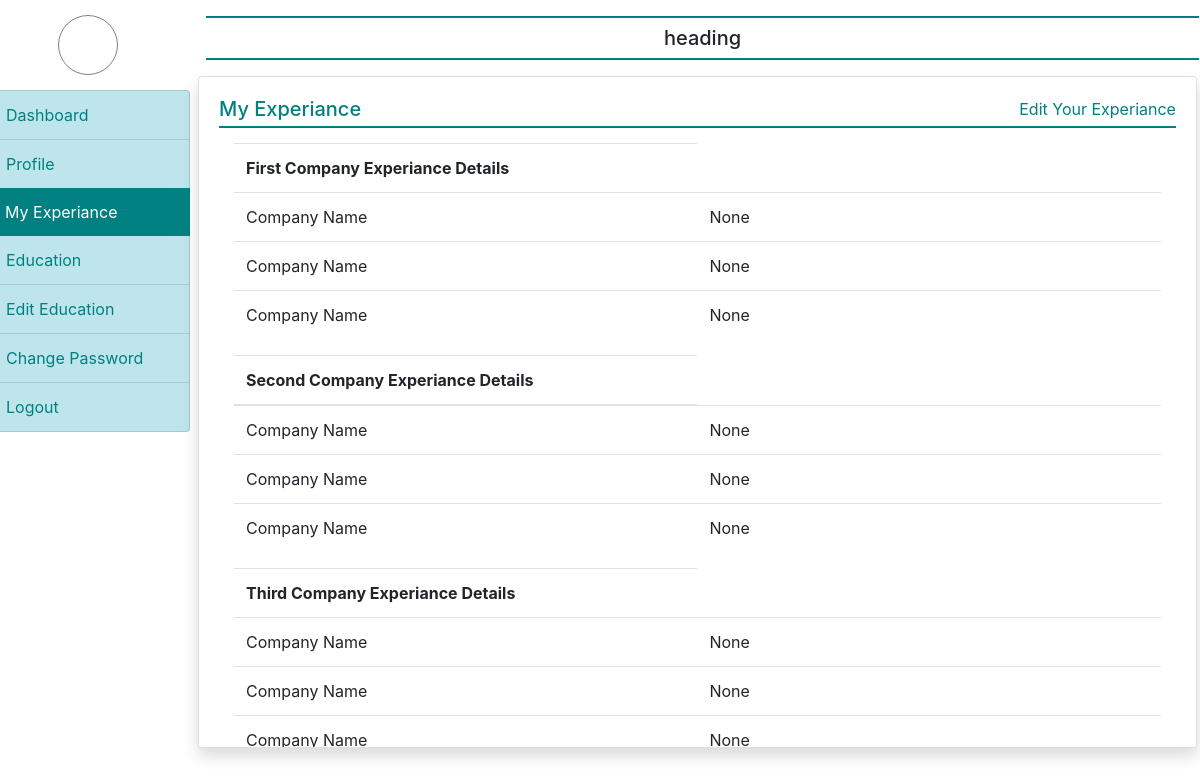
The app's page /emp_experiance/ (signed in) with its own data.
### account/models.py (models this page shows)
class EmployeeExperiance(models.Model):
    user= models.ForeignKey(User ,on_delete=models.CASCADE)
    company1_name= models.CharField(max_length=200, null=True)
    company1_desg =models.CharField(max_length=200, null=True)
    company1_duration= models.CharField(max_length=60, null=True)
    company2_name= models.CharField(max_length=200, null=True)
    company2_desg =models.CharField(max_length=200, null=True)
    company2_duration= models.CharField(max_length=60, null=True)
    company3_name= models.CharField(max_length=200, null=True)
    company3_desg =models.CharField(max_length=200, null=True)
    company3_duration= models.CharField(max_length=60, null=True)

### account/views.py (the view)
# urls.py: path('emp_experiance/', emp_experiance, name='emp_experiance'),
def emp_experiance(request):
    if not request.user.is_authenticated:
        return redirect ('login_page')
    user= request.user
    experiance= EmployeeExperiance.objects.get(user=user)
    print('...............', experiance.company1_name)
    print('current user..............', experiance)
    return render(request, 'emp_experiance.html', locals())

### account/templates/emp_experiance.html
{% extends 'emp_base.html' %}
{% load static %}
{% block main %}
<a href="{% url 'edit_experiance' %}" style="float: right;">Edit Your Experiance</a>
<h5 class="profile">My Experiance</h5>
<div class="container">
    <table class="table">
        <th>First Company Experiance Details</th>
        <tr>
            <td scope="col" style="width: 50%">Company Name</td>
            <td>{{experiance.company1_name}}</td>
        </tr>
        <tr>
            <td scope="col" style="width: 50%">Company Name</td>
            <td>{{ experiance.company1_desg }}</td>
        </tr>
        <tr>
            <td scope="col" style="width: 50%">Company Name</td>
            <td>{{ experiance.company1_duration }}</td>
        </tr>
    </table>
    <table class="table">
        <thead>
            <th>Second Company Experiance Details</th>
        </thead>
        <tr>
            <td scope="col" style="width: 50%">Company Name</td>
            <td>{{experiance.company2_name}}</td>
        </tr>
        <tr>
            <td scope="col" style="width: 50%">Company Name</td>
            <td>{{ experiance.company2_desg }}</td>
        </tr>
        <tr>
            <td scope="col" style="width: 50%">Company Name</td>
            <td>{{ experiance.company2_duration }}</td>
        </tr>
    </table>
    <table class="table">
        <th>Third Company Experiance Details</th>
        <tr>
            <td scope="col" style="width: 50%">Company Name</td>
            <td>{{ experiance.company3_name }}</td>
        </tr>
        <tr>
            <td scope="col" style="width: 50%">Company Name</td>
            <td>{{ experiance.company3_desg }}</td>
        </tr>
        <tr>
            <td scope="col" style="width: 50%">Company Name</td>
            <td>{{ experiance.company3_duration }}</td>
        </tr>
    </table>
</div>
{% endblock %}

### account/static/css/emp_base.css (style rules this page uses)
a { text-decoration: none; color: teal !important; }
.profile { color: teal; border-bottom: 2px solid teal; padding-bottom: 5px; margin-bottom: 15px; }

### records on screen
EmployeeExperiance: company1_name "None", company1_desg "None", company1_duration "None", company2_name "None", company2_desg "None", company2_duration "None", company3_name "None", company3_desg "None", company3_duration "None"
